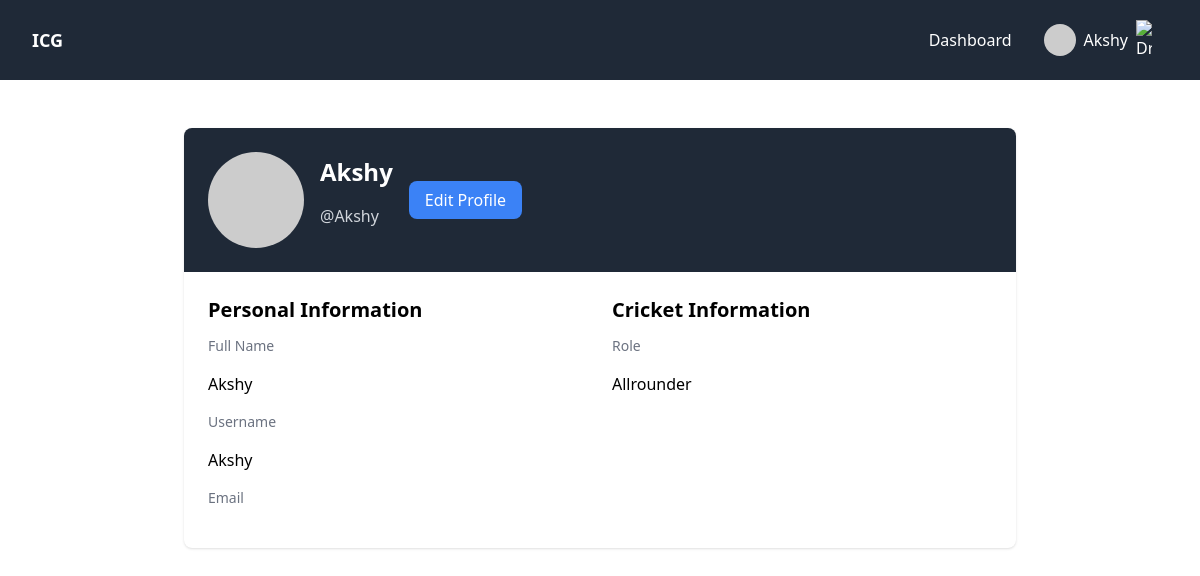
The page /profile/ (signed in) on the database its author committed.
### cric_users/models.py (models this page shows)
class User(AbstractUser):
    role = models.CharField(max_length=20, default='batsman')
    pass

### cric_users/views.py (the view)
# urls.py: path('', views.profile_view, name="profile"),
@login_required
def profile_view(request, username=None):
    if not username:
        username = request.user.username
    user = get_object_or_404(User, username=username)
    edit_mode = request.GET.get('edit', False)
    if edit_mode:
        form = ProfileForm(instance=user)  # Use the user directly, not user.profile
        if request.method == 'POST':
            form = ProfileForm(request.POST, request.FILES, instance=user)
            if form.is_valid():
                form.save()
                messages.success(request, "Profile updated successfully!")
                return redirect('profile')
        context = {'user': user, 'form': form, 'edit_mode': True}
    else:
        context = {'user': user}
    return render(request, 'cric_users/profile.html', context)

### templates/cric_users/profile.html (shortened to what this page needs)
{% extends 'base.html' %}
{% block content %}
<div class="max-w-4xl mx-auto px-8 py-12">
    <div class="bg-white shadow rounded-lg overflow-hidden">
        <div class="bg-gray-800 text-white p-6">
            <div class="flex items-center space-x-4">
                <div>
                    <img src="https://ui-avatars.com/api/?name={{ user.username }}&background=random" alt="Profile picture" class="h-24 w-24 rounded-full object-cover">
                </div>
                <div>
                    <h1 class="text-2xl font-bold">{{ user.get_full_name|default:user.username }}</h1>
                    <p class="text-gray-300">@{{ user.username }}</p>
                </div>
                {% if user == request.user and not edit_mode %}
                <div class="ml-auto">
                    <a href="{% url 'profile' %}?edit=True" class="bg-blue-500 hover:bg-blue-600 text-white px-4 py-2 rounded-lg">
                        Edit Profile
                    </a>
                </div>
                {% endif %}
            </div>
        </div>
        <div class="p-6">
            {% if edit_mode %}
                <form method="post" enctype="multipart/form-data">
                    {% csrf_token %}
                    <div class="space-y-4">
                        {% for field in form %}
                        <div>
                            <label class="block text-sm font-medium text-gray-700">{{ field.label }}</label>
                            {{ field }}
                            {% if field.errors %}
                                <p class="text-red-500 text-xs mt-1">{{ field.errors.0 }}</p>
                            {% endif %}
                        </div>
                        {% endfor %}
                        <div class="flex justify-end space-x-3">
                            <a href="{% url 'profile' %}" class="px-4 py-2 bg-gray-200 rounded-lg text-gray-700">Cancel</a>
                            <button type="submit" class="px-4 py-2 bg-blue-500 rounded-lg text-white hover:bg-blue-600">Save Changes</button>
                        </div>
                    </div>
                </form>
            {% else %}
                <div class="grid md:grid-cols-2 gap-6">
                    <div>
                        <h2 class="text-xl font-semibold mb-3">Personal Information</h2>
                        <div class="space-y-3">
                            <div>
                                <p class="text-sm text-gray-500">Full Name</p>
                                <p>{{ user.get_full_name|default:user.username }}</p>
                            </div>
                            <div>
                                <p class="text-sm text-gray-500">Username</p>
                                <p>{{ user.username }}</p>
                            </div>
                            <div>
                                <p class="text-sm text-gray-500">Email</p>
                            </div>
                        </div>
                    </div>
                    <div>
                        <h2 class="text-xl font-semibold mb-3">Cricket Information</h2>
                        <div class="space-y-3">
                            <div>
                                <p class="text-sm text-gray-500">Role</p>
                                <p>{{ user.role|default:"Not specified" }}</p>
                            </div>
                        </div>
                    </div>
                </div>
            {% endif %}
        </div>
    </div>
</div>
{% endblock %}

### templates/base.html (shortened to what this page needs)
{% load static %}
{% load django_htmx %}
<!DOCTYPE html>
<html lang="en">
<head>
    <script src="https://cdn.tailwindcss.com"></script>
    <link rel="stylesheet" href="{% static 'css/user_table.css' %}">
</head>
<body hx-headers='{"X-CSRFToken": "{{ csrf_token }}"}' class="{% block class %}{% endblock %}">
    {% include 'includes/header.html' %}
    {% block content %}
    {% endblock %}
</body>
</html>

### templates/includes/header.html (shortened to what this page needs)
{% load static %}
<header class="flex items-center justify-between bg-gray-800 h-20 px-8 text-white sticky top-0 z-40">
    <div>
        <a class="flex items-center gap-2" href="/">
            <span class="text-lg font-bold">ICG</span>
        </a>
    </div>
    <nav class="block relative">
        <ul class="navitems flex items-center justify-center h-full">
            {% if request.user.is_authenticated %}
            <li><a href="{% url 'home' %}">Dashboard</a></li>
            <li x-data="{ dropdownOpen: false }" class="relative">
                <a @click="dropdownOpen = !dropdownOpen" @click.away="dropdownOpen = false" class="cursor-pointer select-none">
                    <img class="h-8 w-8 rounded-full object-cover" src="https://ui-avatars.com/api/?name={{ request.user.username }}&background=random" alt="Avatar" />
                    {{ request.user.get_full_name|default:request.user.username }}
                    <img x-bind:class="dropdownOpen && 'rotate-180 duration-300'" class="w-4 inline-block" src="https://img.icons8.com/small/32/ffffff/expand-arrow.png" alt="Dropdown" />
                </a>
            </li>
            {% else %}
            <li><a href="{% url 'account_login' %}">Login</a></li>
            <li><a href="{% url 'account_signup' %}?next={% url 'profile-onboarding' %}">Signup</a></li>
            {% endif %}
        </ul>
    </nav>
</header>

### templates/base.html (style rules this page uses)
h1 { @apply text-4xl font-bold mb-4 }
h2 { @apply text-xl font-bold mb-2 }
p { @apply mb-4 }
.navitems>li>a { @apply flex items-center gap-2 h-12 px-4 hover:bg-[rgba(31,41,55,0.3)] rounded-lg; }

### rows shown on the page
User: user.get_full_name "Akshy", get_full_name "Akshy", username "Akshy", role "Allrounder"
